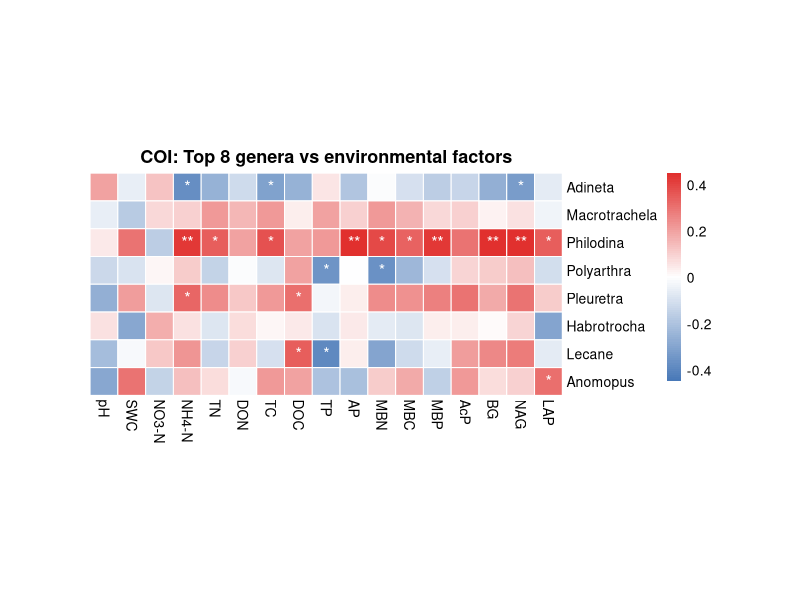
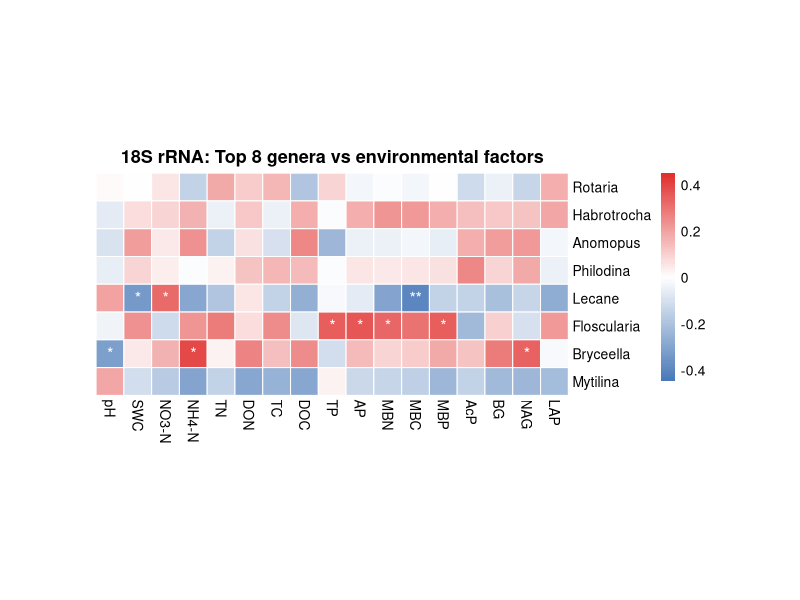

The R script that drew these images, in order:
rm(list = ls())

########## Load required packages ##########
library(psych)
library(dplyr)
library(pheatmap)

########## Read data ##########
coi_data <- read.csv(
  "COI_data.csv",
  check.names = FALSE,
  stringsAsFactors = FALSE
)

rrna_data <- read.csv(
  "18S_data.csv",
  check.names = FALSE,
  stringsAsFactors = FALSE
)

metadata <- read.csv(
  "metadata_all.csv",
  check.names = FALSE,
  stringsAsFactors = FALSE
)

########## Settings ##########
tax_cols <- c(
  "ASV",
  "Domain",
  "Phylum",
  "Class",
  "Order",
  "Family",
  "Genus",
  "Species"
)

# All physicochemical variables used in Fig. S7.
# Elevation and soil layer are not included in this correlation heatmap.
environment_columns <- c(
  "pH" = "pH",
  "SWC" = "SWC",
  "NO3_N" = "NO3--N",
  "NH4_N" = "NH4+-N",
  "TN" = "TN",
  "DON" = "DON",
  "TC" = "TC",
  "DOC" = "DOC",
  "TP" = "TP",
  "AP" = "AP",
  "MBN" = "MBN",
  "MBC" = "MBC",
  "MBP" = "MBP",
  "AcP" = "AcP",
  "BG" = "BG",
  "NAG" = "NAG",
  "LAP" = "LAP"
)

environment_labels <- c(
  "pH" = "pH",
  "SWC" = "SWC",
  "NO3_N" = "NO3-N",
  "NH4_N" = "NH4-N",
  "TN" = "TN",
  "DON" = "DON",
  "TC" = "TC",
  "DOC" = "DOC",
  "TP" = "TP",
  "AP" = "AP",
  "MBN" = "MBN",
  "MBC" = "MBC",
  "MBP" = "MBP",
  "AcP" = "AcP",
  "BG" = "BG",
  "NAG" = "NAG",
  "LAP" = "LAP"
)

coi_top8 <- c(
  "Adineta",
  "Macrotrachela",
  "Philodina",
  "Polyarthra",
  "Pleuretra",
  "Habrotrocha",
  "Lecane",
  "Anomopus"
)

rrna_top8 <- c(
  "Rotaria",
  "Habrotrocha",
  "Anomopus",
  "Philodina",
  "Lecane",
  "Floscularia",
  "Bryceella",
  "Mytilina"
)

heatmap_breaks <- seq(
  -0.45,
  0.45,
  length.out = 100
)

heatmap_colours <- colorRampPalette(
  c(
    "#4979b8",
    "white",
    "#e1302e"
  )
)(99)

########## Prepare environmental matrix ##########
metadata_env <- data.frame(
  Sample = as.character(
    metadata[["OTU ID"]]
  ),
  check.names = FALSE
)

for (internal_name in names(environment_columns)) {

  source_name <- environment_columns[[internal_name]]

  metadata_env[[internal_name]] <- as.numeric(
    metadata[[source_name]]
  )
}

########## Helper functions ##########
clean_genus <- function(x) {

  x <- trimws(
    as.character(x)
  )

  x <- sub(
    "^g__",
    "",
    x
  )

  x[
    is.na(x) |
      x == "" |
      x == "NA" |
      x == "Unassigned"
  ] <- NA_character_

  x
}

prepare_genus_matrix <- function(
    data,
    target_genera,
    marker_name
) {

  sample_cols <- setdiff(
    colnames(data),
    tax_cols
  )

  abundance <- data[
    ,
    sample_cols,
    drop = FALSE
  ]

  abundance[] <- lapply(
    abundance,
    as.numeric
  )

  genus_abundance <- data.frame(
    Genus = clean_genus(
      data$Genus
    ),
    abundance,
    check.names = FALSE
  ) %>%
    filter(
      !is.na(Genus)
    ) %>%
    group_by(
      Genus
    ) %>%
    summarise(
      across(
        all_of(sample_cols),
        ~ sum(
          .x,
          na.rm = TRUE
        )
      ),
      .groups = "drop"
    )

  missing_genera <- setdiff(
    target_genera,
    genus_abundance$Genus
  )

  if (length(missing_genera) > 0) {
    stop(
      paste0(
        marker_name,
        ": target genera not found: ",
        paste(
          missing_genera,
          collapse = ", "
        )
      )
    )
  }

  genus_abundance <- genus_abundance %>%
    filter(
      Genus %in% target_genera
    ) %>%
    mutate(
      Genus = factor(
        Genus,
        levels = target_genera
      )
    ) %>%
    arrange(
      Genus
    )

  genus_matrix <- as.matrix(
    genus_abundance[
      ,
      sample_cols,
      drop = FALSE
    ]
  )

  rownames(genus_matrix) <- as.character(
    genus_abundance$Genus
  )

  storage.mode(genus_matrix) <- "numeric"

  genus_matrix
}

run_genus_environment_correlation <- function(
    data,
    target_genera,
    marker_name
) {

  genus_matrix <- prepare_genus_matrix(
    data = data,
    target_genera = target_genera,
    marker_name = marker_name
  )

  common_samples <- intersect(
    colnames(genus_matrix),
    metadata_env$Sample
  )

  genus_sample <- t(
    genus_matrix[
      ,
      common_samples,
      drop = FALSE
    ]
  )

  environment_sample <- metadata_env[
    match(
      common_samples,
      metadata_env$Sample
    ),
    names(environment_columns),
    drop = FALSE
  ]

  rownames(environment_sample) <- common_samples

  complete_samples <- complete.cases(
    environment_sample
  )

  genus_sample <- genus_sample[
    complete_samples,
    ,
    drop = FALSE
  ]

  environment_sample <- environment_sample[
    complete_samples,
    ,
    drop = FALSE
  ]

  correlation <- psych::corr.test(
    genus_sample,
    environment_sample,
    method = "spearman",
    adjust = "none"
  )

  correlation_matrix <- correlation$r
  p_matrix <- correlation$p

  colnames(correlation_matrix) <- unname(
    environment_labels[
      colnames(correlation_matrix)
    ]
  )

  colnames(p_matrix) <- unname(
    environment_labels[
      colnames(p_matrix)
    ]
  )

  significance <- matrix(
    "",
    nrow = nrow(p_matrix),
    ncol = ncol(p_matrix),
    dimnames = dimnames(p_matrix)
  )

  significance[
    p_matrix < 0.01
  ] <- "**"

  significance[
    p_matrix >= 0.01 &
      p_matrix < 0.05
  ] <- "*"

  heatmap <- pheatmap::pheatmap(
    correlation_matrix,
    scale = "none",
    color = heatmap_colours,
    breaks = heatmap_breaks,
    cluster_rows = FALSE,
    cluster_cols = FALSE,
    border_color = "white",
    display_numbers = significance,
    fontsize_number = 12,
    number_color = "white",
    cellwidth = 20,
    cellheight = 20,
    main = paste0(
      marker_name,
      ": Top 8 genera vs environmental factors"
    ),
    silent = TRUE
  )

  list(
    correlation = correlation_matrix,
    p_value = p_matrix,
    significance = significance,
    heatmap = heatmap
  )
}

########## COI ##########
coi_result <- run_genus_environment_correlation(
  data = coi_data,
  target_genera = coi_top8,
  marker_name = "COI"
)

########## 18S rRNA ##########
rrna_result <- run_genus_environment_correlation(
  data = rrna_data,
  target_genera = rrna_top8,
  marker_name = "18S rRNA"
)

########## Show results ##########
cat(
  "\nCOI Spearman correlations:\n"
)
print(
  round(
    coi_result$correlation,
    3
  )
)

cat(
  "\nCOI raw P values:\n"
)
print(
  round(
    coi_result$p_value,
    4
  )
)

cat(
  "\n18S rRNA Spearman correlations:\n"
)
print(
  round(
    rrna_result$correlation,
    3
  )
)

cat(
  "\n18S rRNA raw P values:\n"
)
print(
  round(
    rrna_result$p_value,
    4
  )
)

########## Display Fig. S7 heatmaps ##########
grid::grid.newpage()
grid::grid.draw(
  coi_result$heatmap$gtable
)

grid::grid.newpage()
grid::grid.draw(
  rrna_result$heatmap$gtable
)
